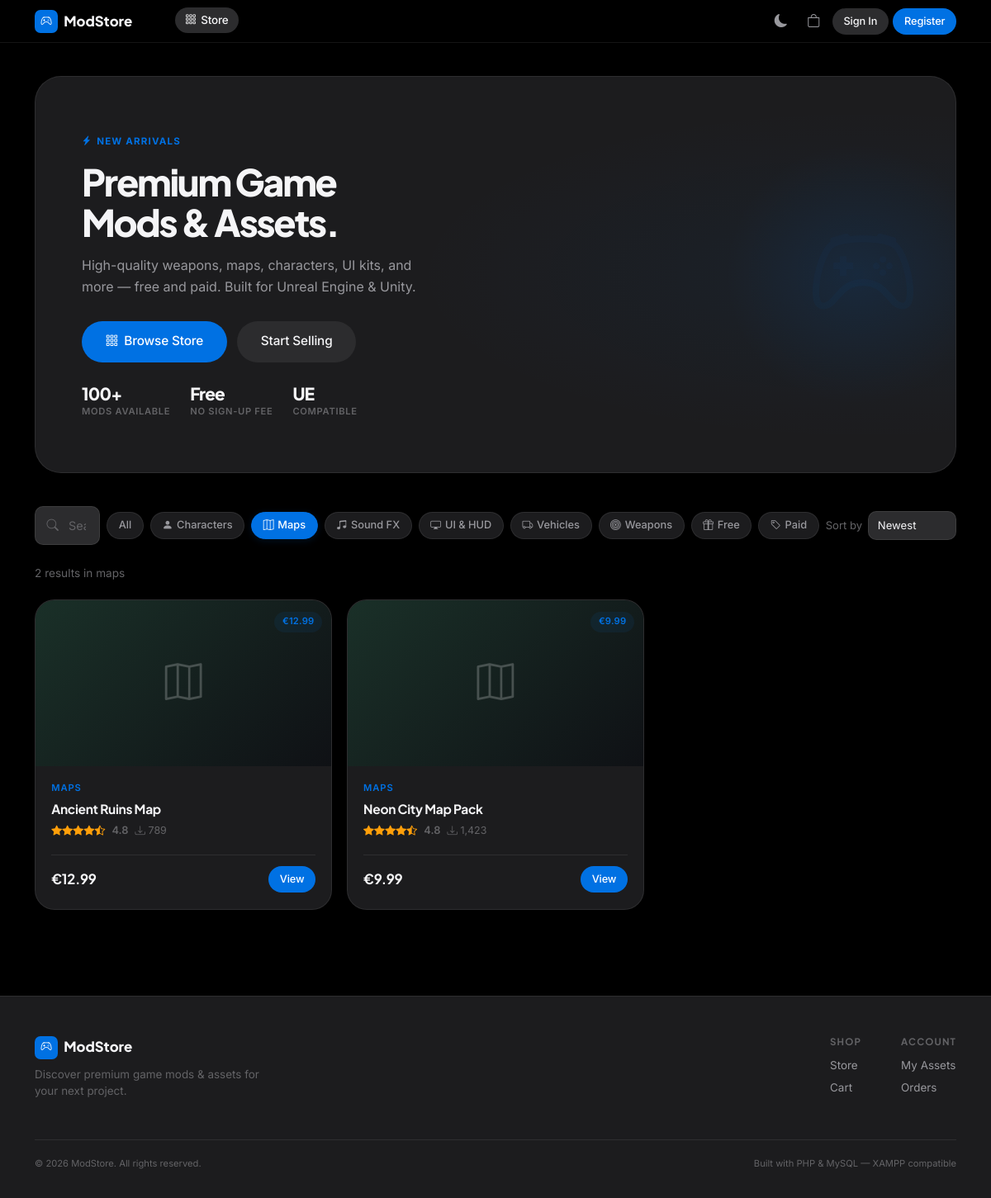
/?cat=maps&sort=newest, run on the app's committed database.
### tables this page shows
CREATE TABLE `categories` (
  `id`   INT(11)     NOT NULL AUTO_INCREMENT,
  `name` VARCHAR(50) NOT NULL,
  `slug` VARCHAR(50) NOT NULL,
  `icon` VARCHAR(50) NOT NULL DEFAULT 'bi-box',
  PRIMARY KEY (`id`),
  UNIQUE KEY `uq_slug` (`slug`)
);

CREATE TABLE `products` (
  `id`             INT(11)        NOT NULL AUTO_INCREMENT,
  `name`           VARCHAR(100)   NOT NULL,
  `slug`           VARCHAR(100)   NOT NULL,
  `description`    TEXT           NOT NULL,
  `price`          DECIMAL(10,2)  NOT NULL DEFAULT '0.00',
  `category_id`    INT(11)        DEFAULT NULL,
  `download_count` INT(11)        NOT NULL DEFAULT '0',
  `rating`         DECIMAL(3,2)   NOT NULL DEFAULT '0.00',
  `review_count`   INT(11)        NOT NULL DEFAULT '0',
  `version`        VARCHAR(20)    NOT NULL DEFAULT '1.0.0',
  `file_size`      VARCHAR(20)    NOT NULL DEFAULT '—',
  `release_date`   DATE           NOT NULL,
  `is_active`      TINYINT(1)     NOT NULL DEFAULT '1',
  `created_at`     TIMESTAMP      NOT NULL DEFAULT CURRENT_TIMESTAMP,
  PRIMARY KEY (`id`),
  UNIQUE KEY `uq_slug` (`slug`),
  KEY `idx_category` (`category_id`),
  CONSTRAINT `fk_product_category`
    FOREIGN KEY (`category_id`) REFERENCES `categories` (`id`) ON DELETE SET NULL
);

### index.php (the view, shortened to what this page needs)
<?php
require_once __DIR__ . '/config/db.php';
require_once __DIR__ . '/includes/functions.php';
$search   = trim($_GET['q']    ?? '');
$catSlug  = trim($_GET['cat']  ?? '');
$priceFilter = $_GET['price'] ?? '';
$sort        = $_GET['sort']  ?? 'newest';
$where  = ['p.is_active = 1'];
$params = [];
if ($catSlug !== '') {
    $where[]  = 'c.slug = ?';
    $params[] = $catSlug;
}
$sortMap = [
    'newest'     => 'p.release_date DESC',
    'popular'    => 'p.download_count DESC',
    'price_asc'  => 'p.price ASC',
    'price_desc' => 'p.price DESC',
    'rating'     => 'p.rating DESC',
];
$orderBy = $sortMap[$sort] ?? $sortMap['newest'];
$whereSQL = implode(' AND ', $where);
$sql = "SELECT p.*, c.name AS cat_name, c.slug AS cat_slug, c.icon AS cat_icon
        FROM products p
        LEFT JOIN categories c ON c.id = p.category_id
        WHERE $whereSQL
        ORDER BY $orderBy";
$stmt = $pdo->prepare($sql);
$stmt->execute($params);
$products = $stmt->fetchAll();
$cats = $pdo->query('SELECT * FROM categories ORDER BY name')->fetchAll();
require_once __DIR__ . '/includes/header.php';
?>
<div class="container-xl py-4">
  <div class="ms-hero fade-in">
    <div class="ms-hero__content">
      <div class="ms-hero__eyebrow"><i class="bi bi-lightning-charge-fill"></i> New Arrivals</div>
      <h1>Premium Game<br>Mods &amp; Assets.</h1>
      <p>High-quality weapons, maps, characters, UI kits, and more — free and paid. Built for Unreal Engine &amp; Unity.</p>
      <div class="ms-hero__actions">
        <a href="#products" class="btn-ms btn-ms-primary btn-lg">
          <i class="bi bi-grid-3x3-gap"></i> Browse Store
        </a>
        <?php if (!isLoggedIn()): ?>
          <a href="/modstore/register.php" class="btn-ms btn-ms-ghost btn-lg">Start Selling</a>
        <?php endif; ?>
      </div>
      <div class="hero-stats">
        <div class="hero-stat">
          <span class="hero-stat__num">100+</span>
          <span class="hero-stat__label">Mods Available</span>
        </div>
        <div class="hero-stat">
          <span class="hero-stat__num">Free</span>
          <span class="hero-stat__label">No Sign-up Fee</span>
        </div>
        <div class="hero-stat">
          <span class="hero-stat__num">UE</span>
          <span class="hero-stat__label">Compatible</span>
        </div>
      </div>
    </div>
    <div class="ms-hero__orb"></div>
    <div class="ms-hero__art"><i class="bi bi-controller"></i></div>
  </div>
  <div id="products" class="store-filters">
    <div class="search-wrap">
      <form method="GET" style="display:contents;">
        <input
          type="text" name="q" value="<?= e($search) ?>"
          placeholder="Search mods &amp; assets…" class="ms-input"
          onchange="this.form.submit()"
        >
      </form>
    </div>
    <a href="?<?= http_build_query(array_filter(['q'=>$search,'price'=>$priceFilter,'sort'=>$sort])) ?>"
       class="filter-chip <?= $catSlug === '' ? 'active' : '' ?>">All</a>
    <?php foreach ($cats as $cat): ?>
      <?php $q = http_build_query(array_filter(['q'=>$search,'cat'=>$cat['slug'],'price'=>$priceFilter,'sort'=>$sort])); ?>
      <a href="?<?= $q ?>" class="filter-chip <?= $catSlug === $cat['slug'] ? 'active' : '' ?>">
        <i class="bi <?= e($cat['icon']) ?>"></i>
        <?= e($cat['name']) ?>
      </a>
    <?php endforeach; ?>
    <a href="?<?= http_build_query(array_filter(['q'=>$search,'cat'=>$catSlug,'price'=>'free','sort'=>$sort])) ?>"
       class="filter-chip <?= $priceFilter === 'free' ? 'active' : '' ?>">
      <i class="bi bi-gift"></i> Free
    </a>
    <a href="?<?= http_build_query(array_filter(['q'=>$search,'cat'=>$catSlug,'price'=>'paid','sort'=>$sort])) ?>"
       class="filter-chip <?= $priceFilter === 'paid' ? 'active' : '' ?>">
      <i class="bi bi-tag"></i> Paid
    </a>
    <div class="ms-nav__actions ms-auto" style="margin-left:auto;">
      <form method="GET" style="display:flex;align-items:center;gap:.4rem;">
        <label for="sortSelect" style="font-size:.82rem;color:var(--text-muted);white-space:nowrap;">Sort by</label>
        <select name="sort" id="sortSelect" class="ms-select" style="width:auto;padding:.35rem .7rem;font-size:.82rem;" onchange="this.form.submit()">
          <option value="newest"     <?= $sort==='newest'     ?'selected':''?>>Newest</option>
        </select>
      </form>
    </div>
  </div>
  <p style="font-size:.85rem;color:var(--text-muted);margin-bottom:1.25rem;">
    <?= count($products) ?> result<?= count($products) !== 1 ? 's' : '' ?>
    <?= $catSlug ? ' in ' . e($catSlug) : '' ?>
  </p>
  <?php if (empty($products)): ?>
    <div class="empty-state">
      <div class="empty-icon"><i class="bi bi-search"></i></div>
      <h3>No results found</h3>
      <p>Try adjusting your filters or search query.</p>
      <a href="index.php" class="btn-ms btn-ms-ghost">Clear Filters</a>
    </div>
  <?php else: ?>
    <div class="product-grid">
      <?php foreach ($products as $p): ?>
        <a href="product.php?id=<?= $p['id'] ?>" class="ms-card" style="text-decoration:none;color:inherit;">
          <div class="product-thumb" style="background:<?= cardGradient((int)$p['category_id']) ?>">
            <i class="bi <?= e($p['cat_icon'] ?? 'bi-box') ?> product-thumb__icon"></i>
            <span class="product-thumb__badge">
              <?php if ($p['price'] == 0): ?>
                <span class="badge-ms badge-free"><i class="bi bi-gift"></i> Free</span>
              <?php else: ?>
                <span class="badge-ms badge-paid">€<?= number_format($p['price'], 2) ?></span>
              <?php endif; ?>
            </span>
          </div>
          <div class="product-card__body">
            <span class="product-card__cat"><?= e($p['cat_name'] ?? 'General') ?></span>
            <div class="product-card__name"><?= e($p['name']) ?></div>
            <div class="product-card__meta">
              <?= stars((float)$p['rating']) ?>
              <span class="rating-value"><?= number_format($p['rating'], 1) ?></span>
              <span style="color:var(--text-muted);font-size:.78rem;">
                <i class="bi bi-download"></i> <?= number_format($p['download_count']) ?>
              </span>
            </div>
            <div class="product-card__footer">
              <span class="product-price <?= $p['price'] == 0 ? 'free' : '' ?>">
                <?= fPrice((float)$p['price']) ?>
              </span>
              <span class="btn-ms btn-ms-primary btn-sm" style="pointer-events:none;">
                <?= $p['price'] == 0 ? 'Get Free' : 'View' ?>
              </span>
            </div>
          </div>
        </a>
      <?php endforeach; ?>
    </div>
  <?php endif; ?>
</div>
<?php require_once __DIR__ . '/includes/footer.php'; ?>

### includes/functions.php (shortened to what this page needs)
<?php
function isLoggedIn(): bool
{
    return !empty($_SESSION['user_id']);
}
function fPrice(float $price): string
{
    return $price == 0 ? 'Free' : '€' . number_format($price, 2);
}
function stars(float $rating): string
{
    $html  = '<span class="stars">';
    for ($i = 1; $i <= 5; $i++) {
        if ($rating >= $i) {
            $html .= '<i class="bi bi-star-fill"></i>';
        } elseif ($rating >= $i - 0.5) {
            $html .= '<i class="bi bi-star-half"></i>';
        } else {
            $html .= '<i class="bi bi-star"></i>';
        }
    }
    $html .= '</span>';
    return $html;
}
function cardGradient(int $categoryId): string
{
    $map = [
        1 => 'linear-gradient(135deg,#1e2a45 0%,#0f1115 100%)',
        2 => 'linear-gradient(135deg,#1a3028 0%,#0f1115 100%)',
        3 => 'linear-gradient(135deg,#2e1a3a 0%,#0f1115 100%)',
        4 => 'linear-gradient(135deg,#1a2a3a 0%,#0f1115 100%)',
        5 => 'linear-gradient(135deg,#2a1a1a 0%,#0f1115 100%)',
        6 => 'linear-gradient(135deg,#2a2218 0%,#0f1115 100%)',
    ];
    return $map[$categoryId] ?? 'linear-gradient(135deg,#1a1d23 0%,#0f1115 100%)';
}
function e(mixed $value): string
{
    return htmlspecialchars((string) $value, ENT_QUOTES | ENT_SUBSTITUTE, 'UTF-8');
}

### data on the page
categories: name "Characters"
categories: name "Maps"
categories: name "Sound FX"
categories: name "UI & HUD"
categories: name "Vehicles"
categories: name "Weapons"
products: price "12.99", category.name "MAPS", name "Ancient Ruins Map", rating "4.8", download_count "789", price "€12.99", shows "View"
products: price "9.99", category.name "MAPS", name "Neon City Map Pack", rating "4.8", download_count "1,423", price "€9.99", shows "View"

### other printed values
count($products) "2"
$catSlug "maps"
